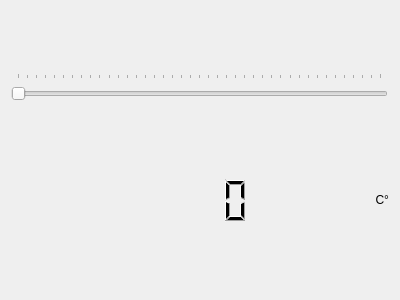
<?xml version="1.0" encoding="UTF-8"?>
<ui version="4.0">
 <class>lcd</class>
 <widget class="QWidget" name="lcd">
  <property name="geometry">
   <rect>
    <x>0</x>
    <y>0</y>
    <width>400</width>
    <height>300</height>
   </rect>
  </property>
  <property name="windowTitle">
   <string>lcd</string>
  </property>
  <layout class="QVBoxLayout" name="verticalLayout_2">
   <item>
    <layout class="QVBoxLayout" name="verticalLayout">
     <item>
      <widget class="QSlider" name="horizontalSlider">
       <property name="minimumSize">
        <size>
         <width>377</width>
         <height>34</height>
        </size>
       </property>
       <property name="maximumSize">
        <size>
         <width>377</width>
         <height>34</height>
        </size>
       </property>
       <property name="maximum">
        <number>400</number>
       </property>
       <property name="value">
        <number>0</number>
       </property>
       <property name="orientation">
        <enum>Qt::Horizontal</enum>
       </property>
       <property name="tickPosition">
        <enum>QSlider::TicksAbove</enum>
       </property>
      </widget>
     </item>
    </layout>
   </item>
   <item>
    <layout class="QHBoxLayout" name="horizontalLayout">
     <item>
      <widget class="QLCDNumber" name="lcdNumber">
       <property name="frameShape">
        <enum>QFrame::NoFrame</enum>
       </property>
       <property name="smallDecimalPoint">
        <bool>true</bool>
       </property>
       <property name="digitCount">
        <number>6</number>
       </property>
       <property name="intValue" stdset="0">
        <number>0</number>
       </property>
      </widget>
     </item>
     <item>
      <widget class="QLabel" name="label">
       <property name="minimumSize">
        <size>
         <width>0</width>
         <height>0</height>
        </size>
       </property>
       <property name="maximumSize">
        <size>
         <width>60</width>
         <height>50</height>
        </size>
       </property>
       <property name="text">
        <string>C°</string>
       </property>
       <property name="textFormat">
        <enum>Qt::RichText</enum>
       </property>
       <property name="alignment">
        <set>Qt::AlignRight|Qt::AlignTrailing|Qt::AlignVCenter</set>
       </property>
       <property name="wordWrap">
        <bool>true</bool>
       </property>
      </widget>
     </item>
    </layout>
   </item>
  </layout>
 </widget>
 <resources/>
 <connections>
  <connection>
   <sender>horizontalSlider</sender>
   <signal>valueChanged(int)</signal>
   <receiver>lcdNumber</receiver>
   <slot>display(int)</slot>
   <hints>
    <hint type="sourcelabel">
     <x>259</x>
     <y>77</y>
    </hint>
    <hint type="destinationlabel">
     <x>166</x>
     <y>221</y>
    </hint>
   </hints>
  </connection>
 </connections>
</ui>
